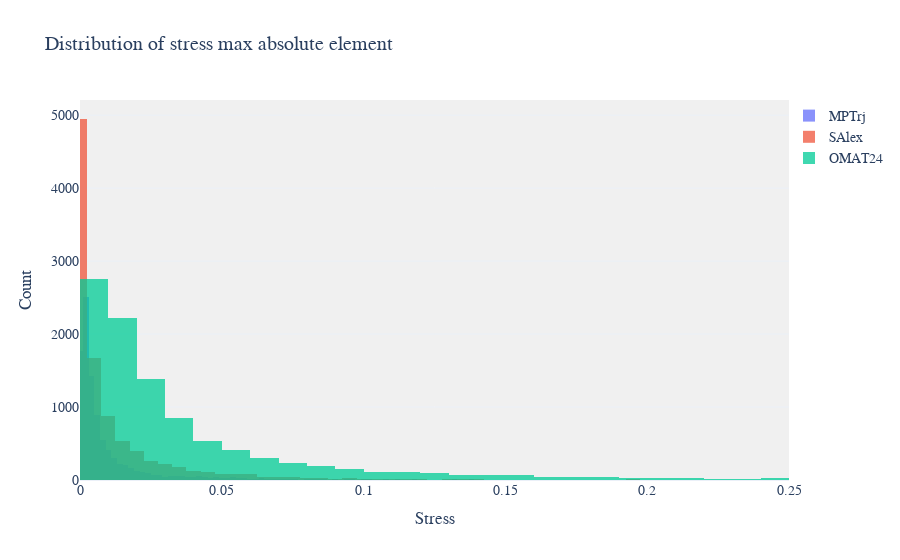

The code cell stored with this chart in its notebook:
### Code cell
mptrj_stress_max_abs = np.abs(mptrj_stresses).max(axis=(1, 2))
salex_stress_max_abs = np.abs(salex_stresses).max(axis=(1, 2))
omat24_stress_max_abs = np.abs(omat24_stresses).max(axis=(1, 2))
print(
    mptrj_stress_max_abs.shape, salex_stress_max_abs.shape, omat24_stress_max_abs.shape
)

plot_both(
    {
        "MPTrj": mptrj_stress_max_abs,
        "SAlex": salex_stress_max_abs,
        "OMAT24": omat24_stress_max_abs,
    },
    # nbins=1000,
    x_range=(0, .25),
    title="Distribution of stress max absolute element",
)

### Figure 1 — Plotly figure (JSON) as saved in the notebook; plotly's stock layout.template omitted (floating-point values rounded to 4 significant figures; data arrays with more than 128 entries replaced by an {"elided": "..."} marker saying what was removed)
{"data": [{"name": "MPTrj", "opacity": 0.75, "type": "histogram", "x": {"elided": "10000 float values"}}, {"name": "SAlex", "opacity": 0.75, "type": "histogram", "x": {"elided": "10000 float values"}}, {"name": "OMAT24", "opacity": 0.75, "type": "histogram", "x": {"elided": "10000 float values"}}], "layout": {"barmode": "overlay", "font": {"family": "Arial", "size": 14}, "hovermode": "closest", "legend": {"bgcolor": "rgba(255, 255, 255, 0.5)", "bordercolor": "rgba(0, 0, 0, 0.1)", "x": 1, "y": 1}, "plot_bgcolor": "rgba(240, 240, 240, 0.95)", "title": {"text": "Distribution of stress max absolute element"}, "xaxis": {"range": [0, 0.25], "title": {"text": "Stress"}}, "yaxis": {"title": {"text": "Count"}}}}
